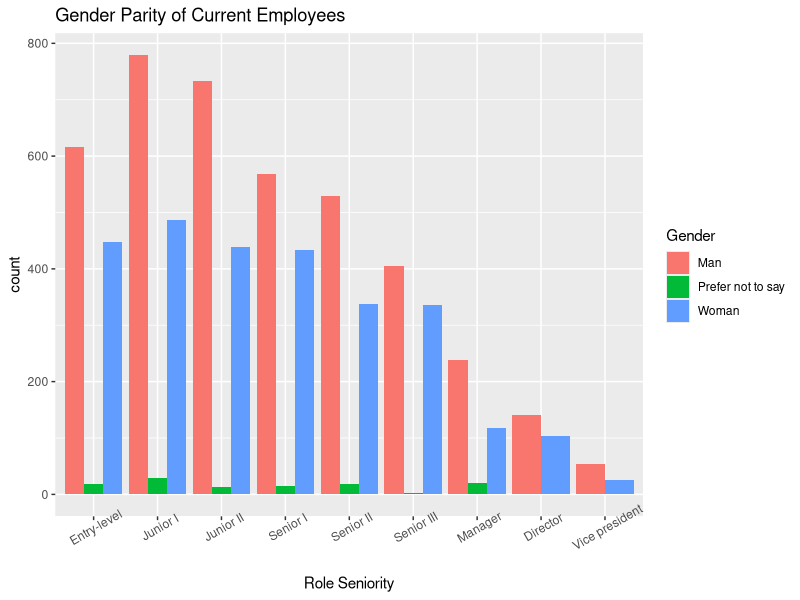
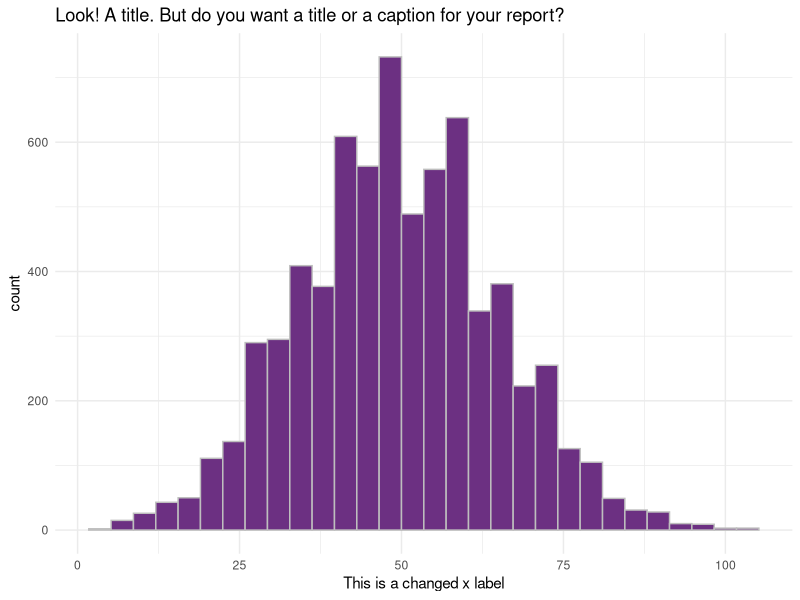
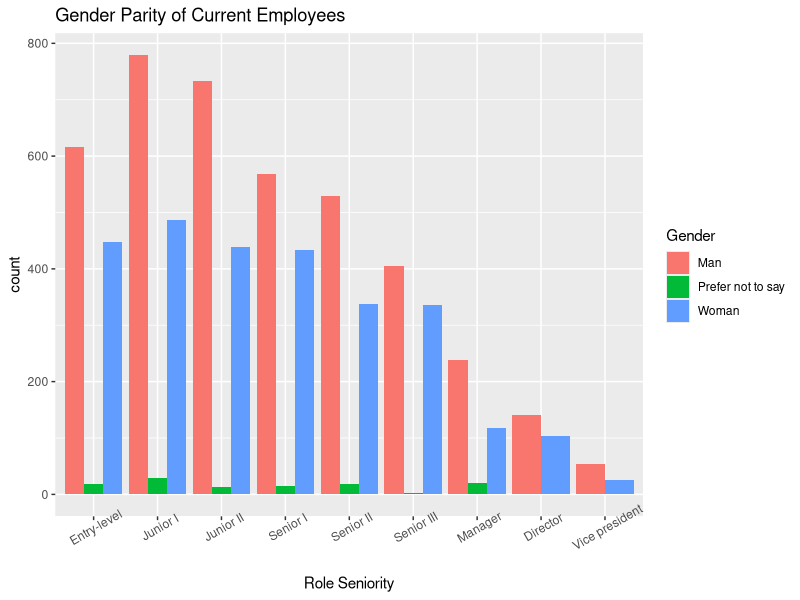

These figures' R source, in order:
## ---- chunk 1
library(tidyverse)
# this should supress all code and messages
knitr::opts_chunk$set(include=FALSE)
## ---- chunk 2
# This chunk provides an example of some things you can do with RMarkdown to make your report creation process easier

# read in the data
black_saber_current_employees <- read_csv("data/black-saber-current-employees.csv")

# create a visualisation
my_plot <- black_saber_current_employees %>% 
  ggplot(aes(x = productivity)) +
  geom_histogram(colour = "grey", fill = "#6C3082") +
  theme_minimal() +
  labs(title = "Look! A title. But do you want a title or a caption for your report?", x = "This is a changed x label")

# save your plot in your images folder, you can specify the height and width, too
# saving this means you can add the image to your exectuve summary without having to run or rerun the code, if you wish
ggsave("images/example.png", width = 7, height = 4)

# notice how the image is included with the ![](file/path.png) below
## ---- chunk 3
gender_to_currentroles <- select(black_saber_current_employees, gender, role_seniority) 
hierarchy <- c('Entry-level','Junior I','Junior II','Senior I','Senior II','Senior III','Manager', 'Director','Vice president')

#creating visual to display  reported gender ratios of current employees
gender_to_currentroles%>%
  gather(gender,role_seniority)%>%
  mutate(roles = factor(role_seniority))%>%
  ggplot(aes(roles,fill=gender))+
  geom_bar(preserve="single",position="dodge")+
  scale_x_discrete(limits = hierarchy) +
  theme(axis.text.x = element_text(angle=30))+
  labs(title = "Gender Parity of Current Employees",fill="Gender")+
  xlab("Role Seniority")

ggsave("images/currentgender.png", width = 7, height = 4)
## ---- chunk 4
phase1_applicants <- read_csv("data/phase1-new-grad-applicants-2020.csv")
phase2_applicants <- read_csv("data/phase2-new-grad-applicants-2020.csv")
phase3_applicants <- read_csv("data/phase3-new-grad-applicants-2020.csv")
final_hires <- read_csv("data/final-hires-newgrad_2020.csv")

# Adds Applicant Info to Phase 3
phase3_applicants <- phase3_applicants %>%
  left_join(phase2_applicants, by = "applicant_id")
# Adds Applicant Info to Final Hires
final_hires <- final_hires %>%  
  left_join(phase3_applicants, by = "applicant_id")
## ---- chunk 5
current_employees <- read.csv("data/black-saber-current-employees.csv")  %>% 
      arrange(employee_id, financial_q)
## ---- chunk 6
library(tidyverse)
library(lme4)
